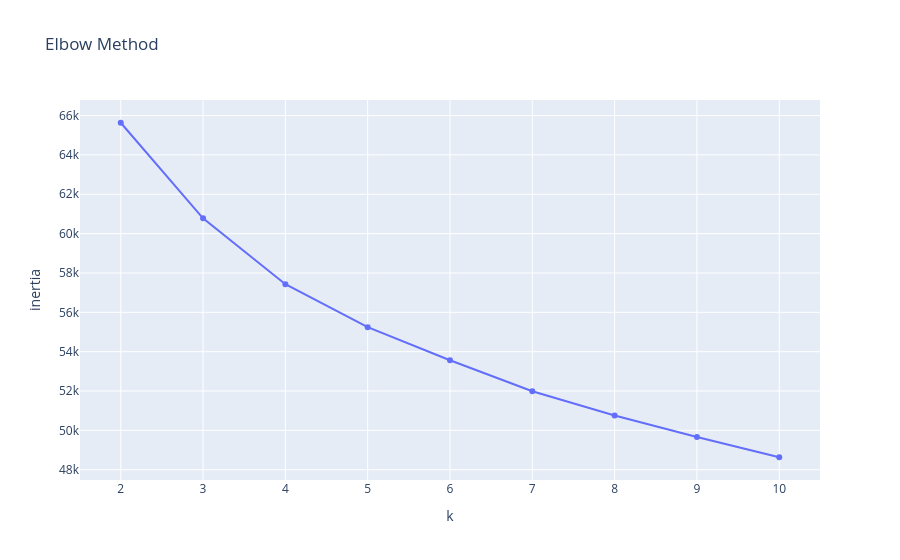
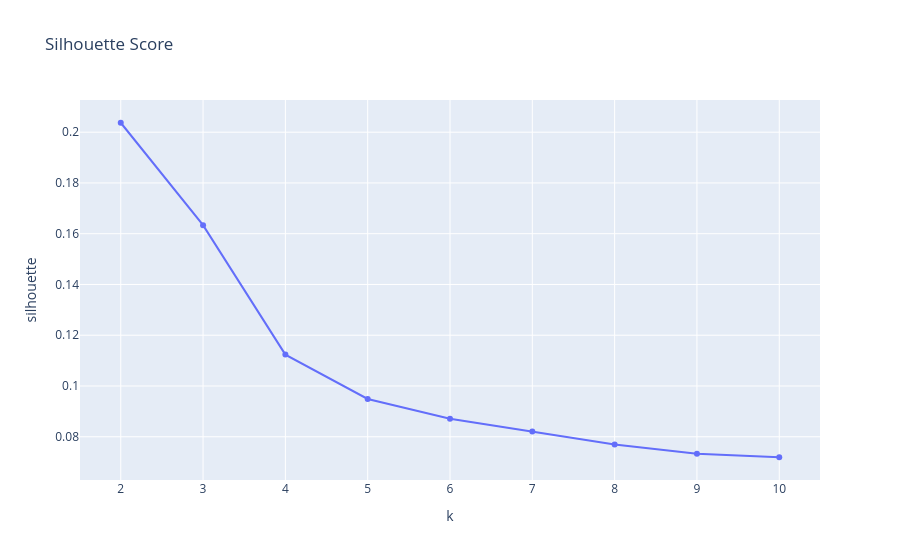

The notebook cell saved with these charts, in order:
### Code cell
px.line(
    df_results,
    x="k",
    y="inertia",
    markers=True,
    title="Elbow Method"
).show()

px.line(
    df_results,
    x="k",
    y="silhouette",
    markers=True,
    title="Silhouette Score"
).show()

### Figure 1 — Plotly figure (JSON) as saved in the notebook; plotly's stock layout.template omitted (floating-point values rounded to 4 significant figures)
{"data": [{"hovertemplate": "k=%{x}<br>inertia=%{y}<extra></extra>", "legendgroup": "", "line": {"color": "#636efa", "dash": "solid"}, "marker": {"symbol": "circle"}, "mode": "lines+markers", "name": "", "orientation": "v", "showlegend": false, "type": "scatter", "x": [2, 3, 4, 5, 6, 7, 8, 9, 10], "xaxis": "x", "y": [65640.0, 60780.0, 57430.0, 55240.0, 53560.0, 51990.0, 50750.0, 49660.0, 48640.0], "yaxis": "y"}], "layout": {"legend": {"tracegroupgap": 0}, "title": {"text": "Elbow Method"}, "xaxis": {"anchor": "y", "domain": [0, 1], "title": {"text": "k"}}, "yaxis": {"anchor": "x", "domain": [0, 1], "title": {"text": "inertia"}}}}

### Figure 2 — Plotly figure (JSON) as saved in the notebook; plotly's stock layout.template omitted (floating-point values rounded to 4 significant figures)
{"data": [{"hovertemplate": "k=%{x}<br>silhouette=%{y}<extra></extra>", "legendgroup": "", "line": {"color": "#636efa", "dash": "solid"}, "marker": {"symbol": "circle"}, "mode": "lines+markers", "name": "", "orientation": "v", "showlegend": false, "type": "scatter", "x": [2, 3, 4, 5, 6, 7, 8, 9, 10], "xaxis": "x", "y": [0.2037, 0.1634, 0.1124, 0.09489, 0.08709, 0.08211, 0.0769, 0.07327, 0.07192], "yaxis": "y"}], "layout": {"legend": {"tracegroupgap": 0}, "title": {"text": "Silhouette Score"}, "xaxis": {"anchor": "y", "domain": [0, 1], "title": {"text": "k"}}, "yaxis": {"anchor": "x", "domain": [0, 1], "title": {"text": "silhouette"}}}}
